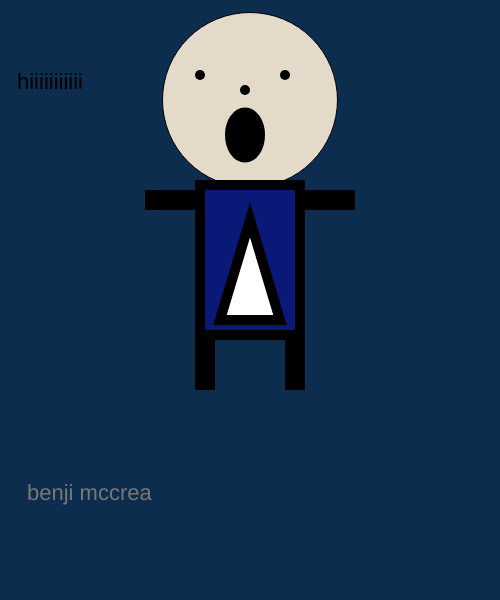
Frame 1 (no input)
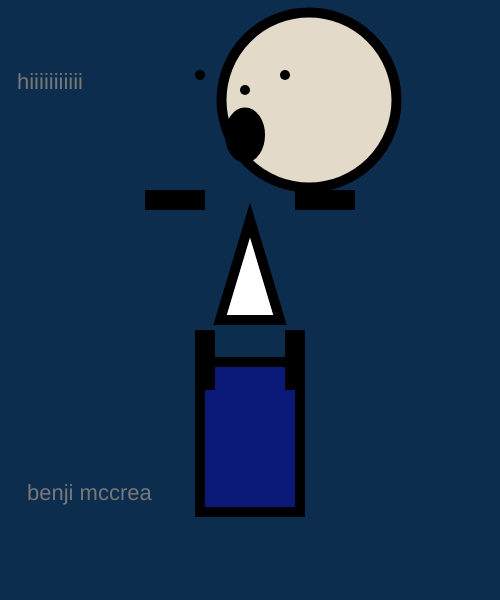
Frame 60 (no input)
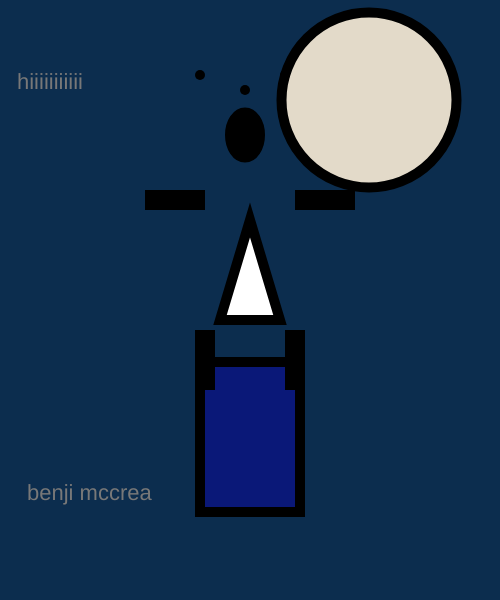
Frame 120 (the mouse pressed at the canvas centre since frame 60)

The p5.js sketch that drew these frames (run headless with seeded random() and noise() and a simulated clock; from frame 60 on, the mouse is pressed at the canvas centre):

// p5.js sketch
// ── sketch.js
var headX = 250;
var headY = 100;
var headDirection = 1;

var bodyX = 200;
var bodyY = 185;
var bodyDirection = 3;

var size = 22;
var count = 0;
var sizeDirection = 2;
function setup()
{
    createCanvas(500, 600);
}

function draw()
{
    background(12,45,78);
    textSize(22)
    text("hiiiiiiiiiii", 17,89);

    // head
    fill(227,218,201);
    circle(headX,headY,175);
    headX+=headDirection;
    if(headX >= 418 || headX <= 90)
    {
        headDirection *= -1;
    }

    // eyes
    strokeWeight(10);
    fill(0);
    point(200,75);
    point(285,75);

    // nose
    point(245,90);
    
    // mouth
    ellipse(245, 135, 30, 45)

    
    // body
    fill(10, 24, 120);
    rect(200,bodyY,100,150);
    bodyY += bodyDirection;
    if(bodyY <= 23 || bodyY >= 450 )
    {
        bodyDirection *= -1;
    }
    // decoration
    fill(255);
    triangle(220,320,250,220,280,320)
    // right arm
    fill(10, 24, 120);
    rect(300,195,50,10);
    // left arm
    rect(150,195,50,10);
    // left leg
    rect(200,335,10,50);
    // right leg
    rect(290,335,10,50);
    
    fill(120);
    textSize(size);
    size+= sizeDirection;
    count++;
    if(count > 5)
    {
        sizeDirection *=-2;
        count = 0;
    }
    text("benji mccrea",27,500 );


}
